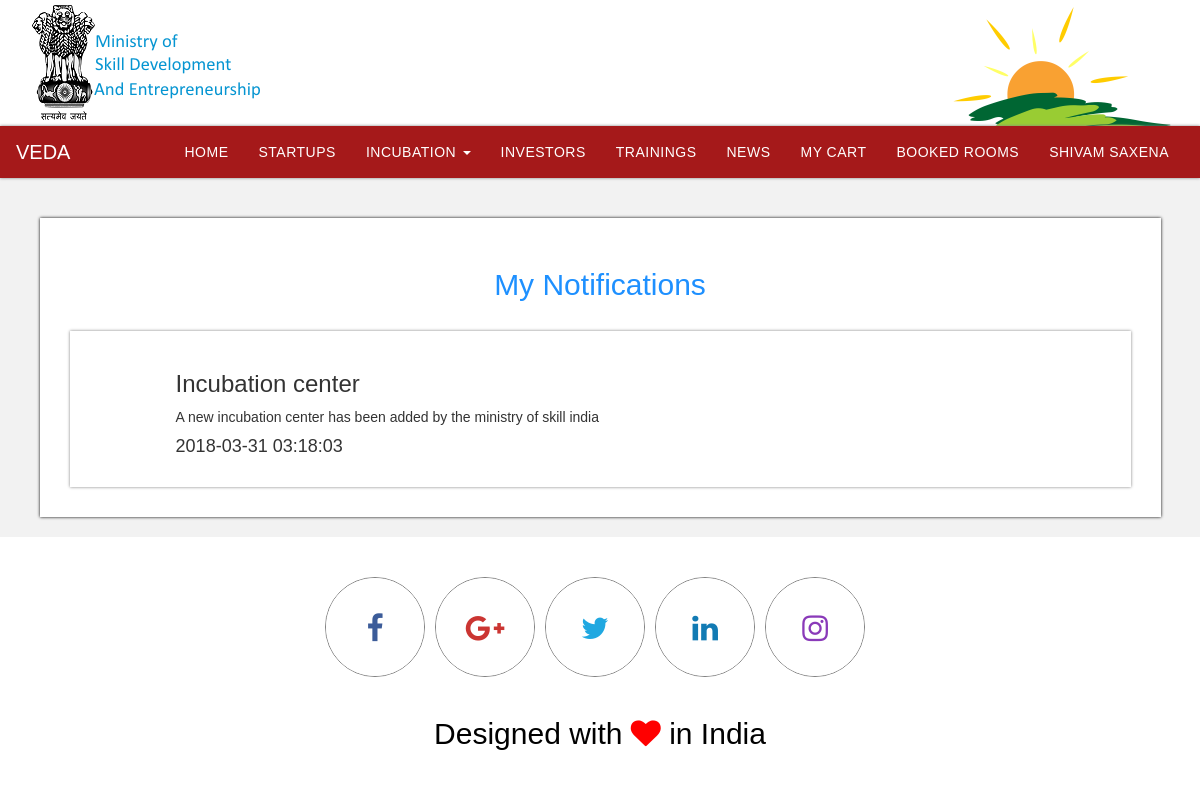
The app's page /nh/listnotifications.php (signed in) with its own data.
### tables this page shows
CREATE TABLE `user_details` (
  `id` int(11) NOT NULL,
  `user_id` text NOT NULL,
  `user_name` varchar(50) NOT NULL,
  `user_password` varchar(200) NOT NULL,
  `user_phone` varchar(15) NOT NULL,
  `user_gender` varchar(5) NOT NULL,
  `user_date` date NOT NULL,
  `vercode` int(11) NOT NULL,
  `valid` tinyint(1) NOT NULL
);

CREATE TABLE `notification_details` (
  `id` int(11) NOT NULL,
  `title` varchar(100) NOT NULL,
  `msg` text NOT NULL,
  `date` datetime NOT NULL,
  `user_id` varchar(100) NOT NULL,
  `isnew` tinyint(1) NOT NULL
);

### nh/checkuser.php (called while the page is built, shortened)
<?php
if(isset($_SESSION["useremailgov"]))
	$loggedin=true;
?>

### nh/stableconnect.php (called while the page is built, shortened)
<?php
	function countnoti($email)
	{
		$sql_query="SELECT * FROM notification_details WHERE user_id='$email' AND isnew='1'";
		return mysqli_num_rows(mysqli_query($GLOBALS['conn'],$sql_query));
		 }
?>

### nh/listnotifications.php (the view, shortened to what this page needs)
<?php
require "stableconnect.php";
require "beginit.php";
?>
<section >
<div class="container-fluid div34">
 <div id="maintable">
<h2 class="text-center" style="color:dodgerblue"> My Notifications</h2>
	<br>
<div class=" div456">
<?php
$email=$_SESSION["useremailgov"];
$sql_query="SELECT * FROM notification_details WHERE user_id='$email' order by (id) desc";
$result_query=mysqli_query($conn,$sql_query);
 mysqli_num_rows($result_query);
if(mysqli_num_rows($result_query)>0)
{
	while($row_query0=mysqli_fetch_assoc($result_query))
	{
		?>
		 <div class="container-fluid divmcr2" <?php if($row_query0['isnew']=='1') echo 'style="background:ghostwhite !important;font-weight:bold"';?>>
	            <div class="mcr">
								<h3><?php echo $row_query0['title'];?></h3>
					<p><?php echo $row_query0['msg'];?></p>
					<h4><?php echo $row_query0['date'];?></h4>
				</div>
	       </div>
		<?php
	}
	?>
	<?php
}
else echo '<h4 class="text-center">No notifications are found</h4>';
?></div></div></div>
</section>
<?php
require "footer.php";?>
</body>

### nh/beginit.php (shortened to what this page needs)
<?php
require "checkuser.php";
require "firstfile.php";
if($loggedin)
{
$email=$_SESSION["useremailgov"];
$s12="SELECT * FROM user_details WHERE user_id='$email'";
$row=mysqli_fetch_assoc(mysqli_query($conn,$s12));
$name=$row["user_name"];
}
?>
<div class="container-fluid" id="masthead">
<div class="col-sm-4"><a href="https://www.skilldevelopment.gov.in" ><img class="img-responsive" src="images/mymin.png"></img></a></div>
<div id="sun"><img class="img-responsive" src="images/sunrise.png"></img></div>
</div>
 <nav class="navbar navbar-custom" id="navigation">
 <div class="container-fluid">
   <div class="navbar-header">
     <a class="navbar-brand" href="index.php" style="color:white; font-size:20px;">VEDA</a>
   </div>
   <div class="navbar-collapse collapse" id="myNavbar">
     <ul class="nav navbar-nav navbar-right">
       <li><a id="hhome" class="hlinks" href="index.php">Home</a></li>
       <li><a id="hstartups" class="hlinks" href="startup.php">Startups</a></li>
       <li><a id="hincube" class="dropdown-toggle hlinks drop" data-toggle="dropdown" role="button" aria-haspopup="true" aria-expanded="false">Incubation <span class="caret"></span></a>
       </li>
       <li><a id="hincube" class="hlinks"  href="investor/">Investors</a></li>
       <li><a id="htrain" class="hlinks" href="training.php">Trainings</a></li>
       <li><a id="htrain" class="hlinks" href="listnews.php">News</a></li>
 <?php
	   if($loggedin)
	   {
      $co=countnoti($email);
       ?>
          <li><a id="hcart"  class="hlinks" href="mycart.php">My Cart</a></li>
        <li><a id="hrooms"  class="hlinks" href="listbookedroom.php">Booked Rooms</a></li>
      <li><a id="hlinks"  class="hlinks dropdown-toggle " title="<?php echo $email; ?>" data-toggle="dropdown" role="button" aria-haspopup="true" aria-expanded="false">
        <span <?php if($co>0) echo 'class="imgnoti"';?> ><?php echo $name;?> </span></a>
       </li>
<?php }
	   else
	   { ?>
   <li><a id="hsignin"  class="hlinks" href="signin.php"><span class="fa fa-sign-in"></span> Sign In</a></li>
       <li><a id="hsignup"  class="hlinks" href="signup.php"><span class="fa fa-user"></span> Sign Up</a></li>
	   <?php } ?> </ul>
   </div>
 </div>
</nav>

### nh/css/main.css (style rules this page uses)
body { margin:0; font-family:Arial; background:#f2f2f2; }
section { padding:20px 10px; }
.hlinks,.hlinks:visited { color:white !important; letter-spacing:.5px; text-transform:uppercase; font-size:14px; background: none !important; }
#navigation { background-color:#a5191a; border-radius:0px; transition:.5s all; box-shadow:0px 0px 3px grey; }
.div34 { padding:30px 30px; background:white; max-width:95%; box-shadow: 0px 0px 3px black; }
.divmcr2 { padding:20px 10%; box-shadow: 0px 0px 3px grey; }
#masthead { background-color:white; }
#sun { float:right; position:absolute ; right:0px; margin-top:-2px; }

### records on screen
user_details: user_name "SHIVAM SAXENA"
notification_details: title "Incubation center", msg "A new incubation center has been added by the ministry of skill india", date "2018-03-31 03:18:03"
